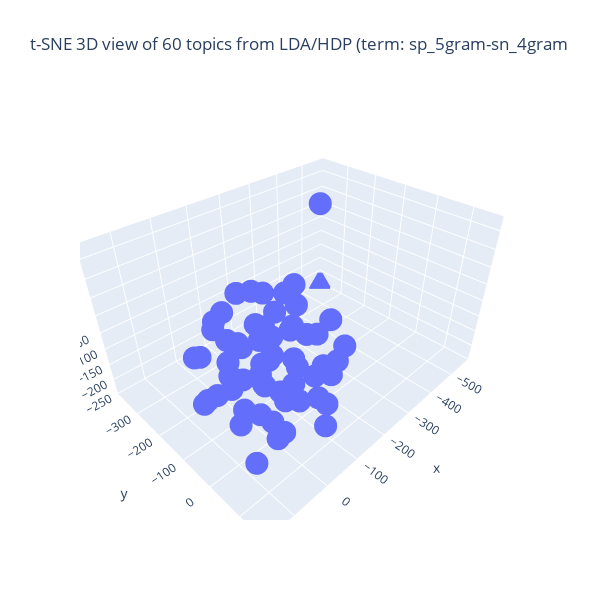

The notebook cell this image was saved under:
### Code cell
## tSNE の結果の可視化 (3D)
import numpy as np
import plotly.graph_objects as go

## 図の大きさを決める
X = pair_top_tsne_3d_fitted[:,0] # 次元 1
Y = pair_top_tsne_3d_fitted[:,1] # 次元 2
Z = pair_top_tsne_3d_fitted[:,2] # 次元 3
fig = go.Figure(data = [go.Scatter3d(x = X, y = Y, z = Z, mode = 'markers')])
## 3D 散布図にラベルを追加する処理は未実装
fig.update_layout(autosize = False, width = 600, height = 600,
                 title = f"t-SNE 3D view of {n_topics} topics from LDA/HDP (term: {sp_term_type}-{sn_term_type}")
fig.show()
